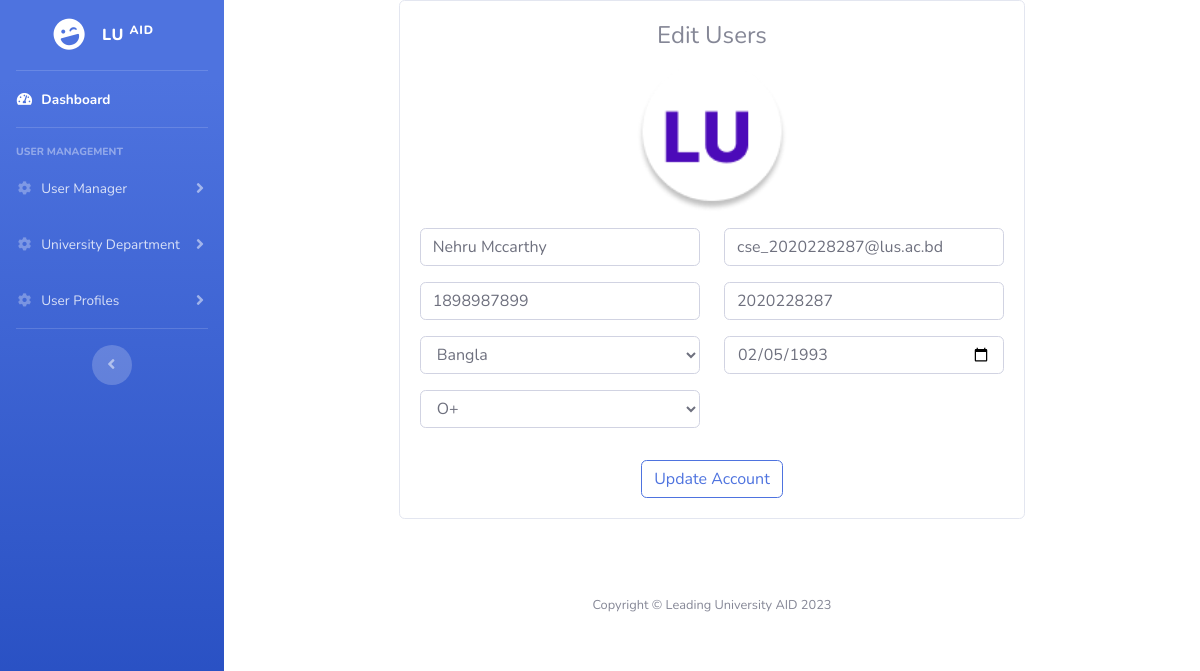
The app's page /lu-admin/user_profile_edit.php?id=3 (signed in) with its own data.
### tables this page shows
CREATE TABLE `users` (
  `id` int NOT NULL,
  `name` varchar(200) NOT NULL,
  `email` varchar(100) NOT NULL,
  `phone` int NOT NULL,
  `st_id` int NOT NULL,
  `department` varchar(200) NOT NULL,
  `dob` date NOT NULL,
  `blood_group` varchar(255) NOT NULL,
  `password` varchar(100) NOT NULL,
  `profile` varchar(250) NOT NULL,
  `verification_code` varchar(255) NOT NULL,
  `is_verify` int NOT NULL DEFAULT '0',
  `user_role` varchar(255) NOT NULL DEFAULT 'student',
  `create_date` timestamp(6) NOT NULL DEFAULT CURRENT_TIMESTAMP(6) ON UPDATE CURRENT_TIMESTAMP(6)
);

### lu-admin/user_profile_edit.php (the view, shortened to what this page needs)
<?php include("includes/admin_header.php"); ?>
<?php include("includes/admin_sidebar.php") ?>
<?php
if(isset($_GET['id'])){
    $user_id = $_GET['id'];
    $query = "SELECT * FROM users WHERE id = '$user_id'";
    $query_fetch_single_users = mysqli_query($connection,$query);
    while($row = mysqli_fetch_assoc($query_fetch_single_users)){
        $name  = $row['name'];
        $email  = $row['email'];
        $phone = $row['phone'];
        $st_id  = $row['st_id'];
        $department = $row['department'];
        $dob  = $row['dob'];
        $blood_group = $row['blood_group'];
        $profile = $row['profile'];
    }
}
?>
<div class="main-panel">
    <div class="content-wrapper">
        <div class="col-md-8 m-auto">
            <div class="card mb-5 register_cards">
                <div class="card-body">
                    <h4 class="card-title text-center">Edit Users</h4>
                    <form action="" method="post" enctype="multipart/form-data">
                        <div class="register-form row">
                            <div class="form-group col-md-12 text-center">
                                <img src="../upload/<?php echo $profile ?>" class="img-fluid" style="height: 150px; border-radius: 10px; text-align: center"/>
                            </div>
                            <div class="form-group col-md-6">
                                <input type="text" class='form-control' name='user_name' value="<?php echo $name ?>" require>
                            </div>
                            <div class="form-group col-md-6">
                                <input type="email" class='form-control' name='user_email' value="<?php echo $email ?>" require>
                            </div>
                            <div class="form-group col-md-6">
                                <input type="text" class='form-control' name='user_phone' value="<?php echo $phone ?>" require>
                            </div>
                            <div class="form-group col-md-6">
                                <input type="text" class='form-control' name='st_id' value="<?php echo $st_id ?>" require>
                            </div>
                            <div class="form-group col-md-6">
                                <select name="user_department" class='form-control'>
                                    <?php
                                    $query = "SELECT * FROM department WHERE department_id=$department";
                                    $query_run = mysqli_query($connection,$query);
                                    while($row = mysqli_fetch_assoc($query_run)){
                                        $department_id = $row['department_id'];
                                        $department_name = $row['department_name']; ?>
                                        <option value="<?php echo $department_id ?>"><?php echo $department_name ?></option>
                                        <?php
                                    }
                                    ?>
                                </select>
                            </div>
                            <div class="form-group col-md-6">
                                <input type="date" class='form-control' name='user_dob' value="<?php echo $dob ?>" require>
                            </div>
                            <div class="form-group col-md-6">
                                <select name="user_blood_group" class='form-control'>
                                    <?php
                                    if($blood_group == 'A+'){?>
                                        <option value="A+">A+</option>
                                        <option value="A-">B+</option>
                                        <option value="B+">B-</option>
                                        <option value="B-">B-</option>
                                        <option value="O+">O+</option>
                                        <option value="O-">O-</option>
                                        <option value="AB+">AB+</option>
                                        <option value="AB-">AB-</option>
                                    <?php }else if($blood_group == 'O+'){?>
                                        <option value="O+">O+</option>
                                    <?php }else if($blood_group == 'O-'){?>
                                        <option value="O-">O-</option>
                                        <option value="AB+">AB+</option>
                                        <option value="AB-">AB-</option>
                                        <option value="A+">A+</option>
                                        <option value="A-">A-</option>
                                        <option value="B+">B+</option>
                                        <option value="B-">B-</option>
                                        <option value="O+">O+</option>
                                    <?php }else if($blood_group == 'AB+'){?>
                                        <option value="AB+">AB+</option>
                                        <option value="AB-">AB-</option>
                                        <option value="A+">A+</option>
                                        <option value="A-">A-</option>
                                        <option value="B+">B+</option>
                                        <option value="B-">B-</option>
                                        <option value="O+">O+</option>
                                        <option value="O-">O-</option>
                                    <?php }else if($blood_group == 'AB-'){?>
                                        <option value="AB-">AB-</option>
                                        <option value="A+">A+</option>
                                        <option value="A-">A-</option>
                                        <option value="B+">B+</option>
                                        <option value="B-">B-</option>
                                        <option value="O+">O+</option>
                                        <option value="O-">O-</option>
                                        <option value="AB+">AB+</option>
                                    <?php }
                                    ?>
                                </select>
                            </div>
                            <div class="text-center col-md-12">
                                <button type='submit' name='update_user' id='register-btn' class="btn btn-outline-primary">Update Account</button>
                            </div>
                        </div>
                    </form>
                </div>
            </div>
        </div>
    </div>
    <?php include("includes/admin_footer.php"); ?>

### records on screen
users: profile (picture), user_name "Nehru Mccarthy", user_email "cse_2020228287@lus.ac.bd", user_phone "1898987899", st_id "2020228287", user_dob "02/05/1993", user_blood_group "O+"

### other values on screen
form field user_department "Bangla"
